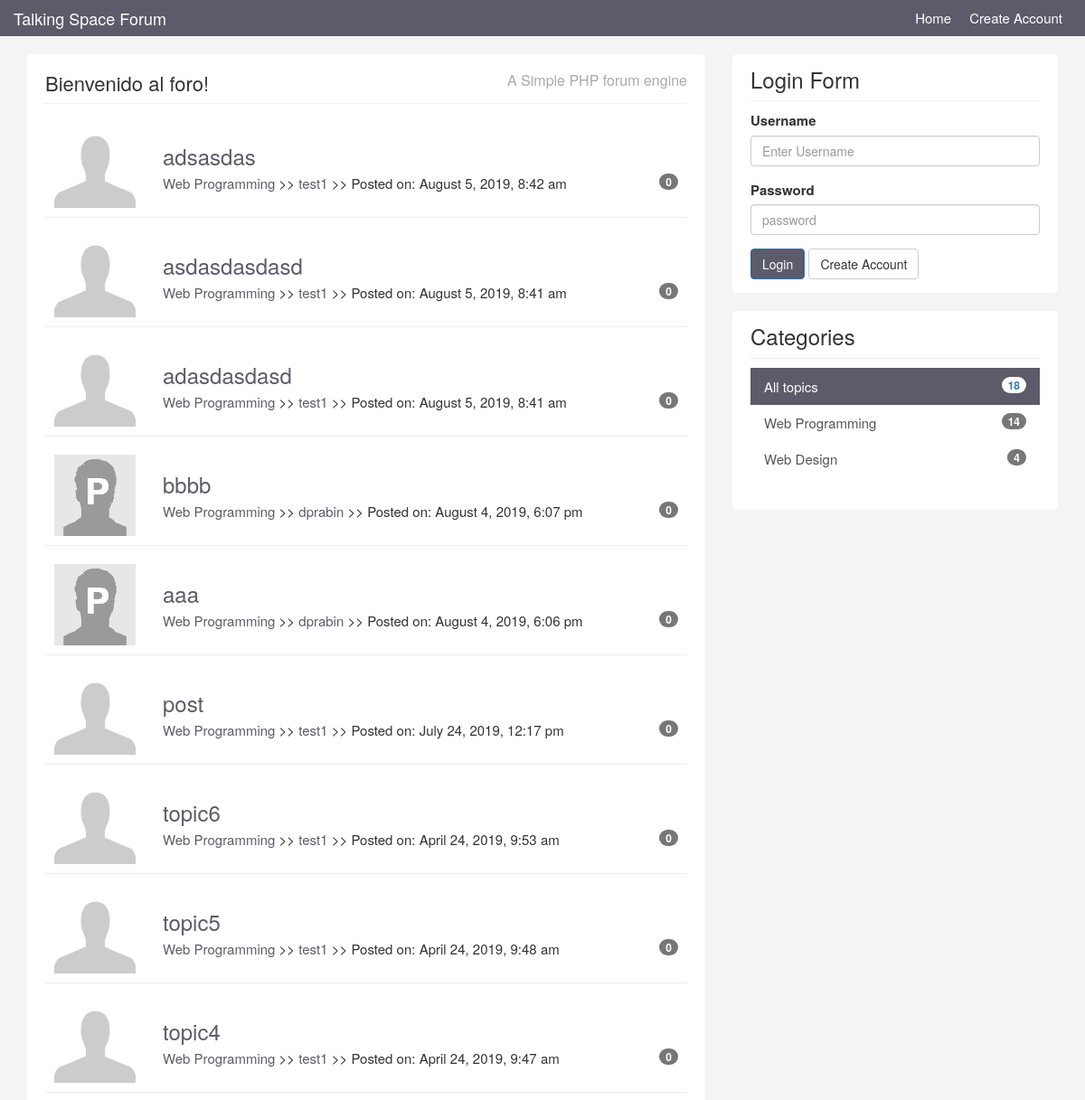
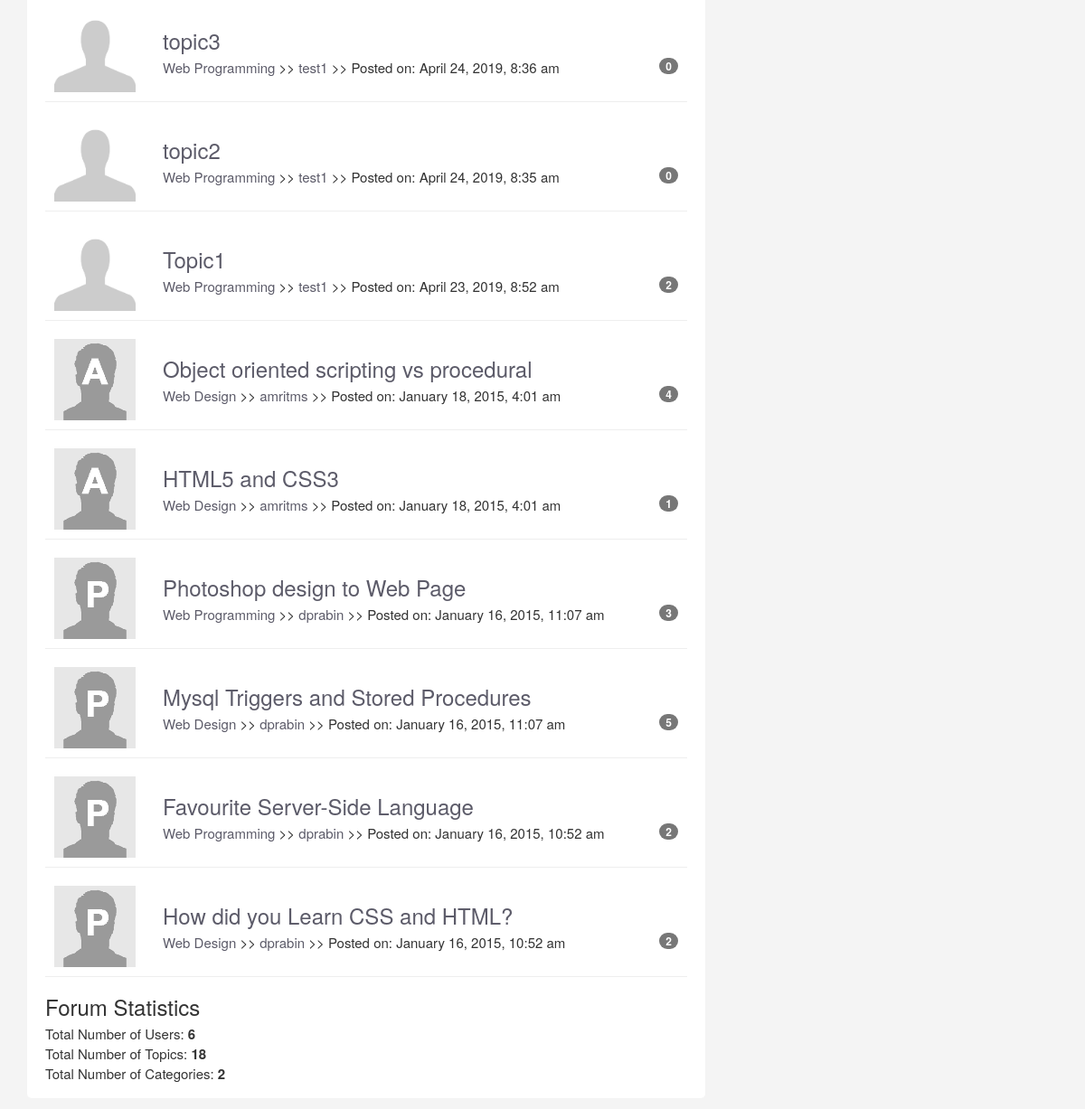
The page / on the database its author committed (2 pictures, top to bottom).
### tables this page shows
CREATE TABLE `topics` (
  `id` int(11) NOT NULL AUTO_INCREMENT,
  `category_id` int(11) NOT NULL,
  `user_id` int(11) NOT NULL,
  `title` varchar(200) NOT NULL,
  `body` text NOT NULL,
  `last_activity` datetime NOT NULL,
  `create_date` timestamp NOT NULL DEFAULT CURRENT_TIMESTAMP,
  PRIMARY KEY (`id`)
);

CREATE TABLE `users` (
  `id` int(11) NOT NULL AUTO_INCREMENT,
  `name` varchar(100) NOT NULL,
  `email` varchar(100) NOT NULL,
  `avatar` varchar(100) NOT NULL,
  `username` varchar(20) NOT NULL,
  `password` varchar(64) NOT NULL,
  `about` text NOT NULL,
  `last_activity` datetime NOT NULL,
  `join_date` timestamp NOT NULL DEFAULT CURRENT_TIMESTAMP,
  PRIMARY KEY (`id`)
);

CREATE TABLE `categories` (
  `id` int(11) NOT NULL AUTO_INCREMENT,
  `name` varchar(255) NOT NULL,
  `description` text NOT NULL,
  PRIMARY KEY (`id`)
);

### htdocs/libraries/Template.php (called while the page is built, shortened)
<?php
class Template {
    protected $template;
    public function __construct($template){
        $this->template = $template;
    }
    public function __toString(){
        include basename($this->template);
        return ob_get_clean();
    }
}

### htdocs/helpers/system_helper.php (called while the page is built, shortened)
<?php
function isLoggedIn(){
    if(isset($_SESSION['is_logged_in'])){
        return true;
    } else {
        return false;
    }
}
?>

### htdocs/libraries/Database.php (called while the page is built, shortened)
<?php
class Database{
    private $host = DB_HOST;
    private $user = DB_USER;
    private $pass = DB_PASS;
    private $dbname = DB_NAME;
    private $dbh;
    private $stmt;
    public function __construct(){
        $dsn = 'mysql:host=' . $this->host . ';dbname=' . $this->dbname;
        $options = array(
            PDO::ATTR_PERSISTENT => true,
            PDO::ATTR_ERRMODE => PDO::ERRMODE_EXCEPTION
        );
        try {
            $this->dbh = new PDO($dsn, $this->user, $this->pass, $options);
        }catch (PDOException $e) {
            $this->error = $e->getMessage();
        }
    }
    public function query($query){
        $this->stmt = $this->dbh->prepare($query);
    }
    public function bind($param, $value, $type = null){
        if (is_null($type)) {
            switch (true) {
                default:
                    $type = PDO::PARAM_STR;
            }
        }
        $this->stmt->bindValue($param, $value, $type);
    }
    public function execute(){
        return $this->stmt->execute();
    }
    public function resultset(){
        $this->execute();
        return $this->stmt->fetchAll(PDO::FETCH_ASSOC);
    }
    public function rowCount(){
        return $this->stmt->rowCount();
    }
}
?>

### htdocs/helpers/db_helper.php (called while the page is built, shortened)
<?php
    function replyCount($topic_id){
        $db = new Database;
        $db->query('select * from replies where topic_id = :topic_id');
        $db->bind(':topic_id',$topic_id);
        $rows = $db->resultset();
        return $db->rowCount();
    }
    function getCategories(){
        $db=new Database;
        $db->query('select * from categories');
        $results = $db->resultset();
        return $results;
    }
    function postCountByCategory($category_id){
        $db = new Database;
        $db->query('select * from topics where category_id = :category_id');
        $db->bind(':category_id',$category_id);
        $result = $db->resultset();
        $category_count = $db->rowCount();
        return $category_count;
    }
    function totalPostCount(){
        $db = new Database;
        $db->query('select * from topics where 1');
        $result = $db->resultset();
        $count = $db->rowCount();
        return $count;
    }
?>

### htdocs/libraries/Topic.php (called while the page is built, shortened)
<?php
class Topic {
    private $db;
    public function __construct(){
        $this->db = new Database;
    }
    public function getAllTopics(){
        $this->db->query("select topics.*, users.username, users.avatar, categories.name from topics inner join users on topics.user_id = users.id inner join categories on topics.category_id = categories.id order by create_date desc");
        $results = $this->db->resultset();
        return $results;
    }
    public function getTotalTopics(){
        $this->db->query('select * from topics');
        return $this->db->rowCount();
    }
    public function getTotalCategories(){
        $this->db->query('select * from categories');
        $rows = $this->db->resultset();
        return $this->db->rowCount();
    }
}

### htdocs/helpers/format_helper.php (called while the page is built)
<?php
function urlFormat($str){
    $str = preg_replace('/\s*/','', $str);
    $str = strtolower($str);
    $str = urlencode ($str);
    return $str;
}
function formatDate($date) {
    $date = date("F j, Y, g:i a",strtotime($date));
    return $date;
}
function is_active($category){
    if(isset($_GET['category'])){
        if($_GET['category'] == $category){
            return 'active';
        } else {
            return '';
        }
    } else {
        if($category == null){
        return 'active';
        }
    }
}
?>

### htdocs/templates/frontpage.php (the view)
<?php include('includes/header.php'); ?>
<?php if($topics) : ?>
    <ul id="topics">
        <?php foreach ($topics as $topic) : ?>
            <li class="topic">
            <div class="row">
            <div class="col-md-2">
                <img class="avatar pull-left" src="images/avatars/<?php echo $topic['avatar']; ?>">
            </div>
            <div class="col-md-10">
                <div class="topic-content pull-right">
                    <h3><a href="topic.php?id=<?php echo $topic['id']; ?>"><?php echo $topic['title']; ?></a></h3>
                    <div class="topic-info">
                        <a href="topics.php?category=<?php echo urlFormat($topic['category_id']); ?>"><?php echo $topic['name']; ?></a> >>
                        <a href="topics.php?user=<?php echo urlFormat($topic['user_id']); ?>"><?php echo $topic['username']; ?></a> >>
                        Posted on: <?php echo formatDate($topic['create_date']); ?>
                    <span class="badge pull-right"><?php echo replyCount($topic['id']); ?></span>
                    </div>
                </div>
            </div>
            </div>
            </li>
    <?php endforeach; ?>
    </ul>
<?php else : ?>
    <p>No Topics to Display.</p>
<?php endif; ?>
<h3>Forum Statistics</h3>
<ul>
    <li>Total Number of Users: <strong><?php echo $totalUsers; ?></strong></li>
    <li>Total Number of Topics: <strong><?php echo $totalTopics; ?></strong></li>
    <li>Total Number of Categories: <strong><?php echo $totalCategories; ?></strong></li>
</ul>
<?php include('includes/footer.php'); ?>

### htdocs/index.php (shortened to what this page needs)
<?php
$topic = new Topic;
$user = new User;
$template = new Template('templates/frontpage.php');
$template->topics = $topic->getAllTopics();
$template->totalTopics = $topic->getTotalTopics();
$template->totalCategories = $topic->getTotalCategories();
$template->totalUsers = $user->getTotalUsers();
echo $template;
?>

### htdocs/templates/includes/header.php (shortened to what this page needs)
<!DOCTYPE html>
<html lang="en">
  <head>
    <link href="<?php echo BASE_URI; ?>templates/css/bootstrap.css" rel="stylesheet">
    <link href="<?php echo BASE_URI; ?>templates/css/custom.css" rel="stylesheet">
    <?php
      if (!isset($title)){
        $title = SITE_TITLE;
      }
      ?>
  </head>
  <body>
    <nav class="navbar navbar-inverse navbar-fixed-top">
      <div class="container">
        <div class="navbar-header">
          <a class="navbar-brand" href="index.php">Talking Space Forum</a>
        </div>
        <div id="navbar" class="collapse navbar-collapse">
          <ul class="nav navbar-nav navbar-right">
            <li class="active"><a href="index.php">Home</a></li>
            <?php if(!isLoggedIn()) : ?>
                <li><a href="register.php">Create Account</a></li>
            <?php endif; ?>
          </ul>
        </div>
      </div>
    </nav>
    <div class="container">
        <div class="row">
            <div class="col-md-8">
                <div class="main-col">
                    <div class="block">
                    <h1 class="pull-left"><?php echo $title; ?></h1>
                    <h4 class="pull-right">A Simple PHP forum engine</h4>
                        <div class="clearfix"></div>
                        <hr />

### htdocs/templates/includes/footer.php
                    </div>
                </div>
            </div>
            <div class="col-md-4">
                <div class="sidebar">
                    <div class="block">
                        <h3>Login Form</h3>
                        <?php if(isLoggedIn()) : ?>
                            <div class="userdata">
                                Logged in as <?php echo getUser()['name']; ?>
                            </div>
                            <br />
                            <form role="form" method="post" action="logout.php">
                                <input type="submit" name="do_logout" class="btn btn-default" value="Log Out" />
                            </form>
                        <?php else : ?>
                            <form role="form" method="post" action="login.php">
                                <div class="form-group">
                                    <label>Username</label>
                                    <input name="username" type="text" class="form-control" placeholder="Enter Username" />
                                </div>
                                <div class="form-group">
                                    <label>Password</label>
                                    <input name="password" type="password" class="form-control" placeholder="password" />
                                </div>
                                <button name="do_login" type="submit" class="btn btn-primary">Login</button> <a class="btn btn-default" href="register.html">Create Account</a>
                            </form>
                        <?php endif; ?>
                    </div>
                    <div class="block">
                        <h3>Categories</h3>
                        <div class="list-group">
                            <a href="topics.php" class="list-group-item <?php echo is_active(null); ?>">All topics <span class="badge pull-right"><?php echo totalPostCount() ;?></span></a>
                            <?php foreach(getCategories() as $category) : ?>
                                <a href="topics.php?category=<?php echo $category['id']; ?>" class="list-group-item <?php echo is_active($category['id']); ?>">
                                    <?php echo $category['name']; ?>
                                    <span class="badge pull-right">
                                        <?php echo postCountByCategory($category['id']) ;?>
                                    </span>
                            </a>
                            <?php endforeach; ?>
                        </div>
                    </div>
                </div>
            </div>
        </div>
    </div>
  </body>
</html>

### htdocs/templates/css/custom.css (style rules this page uses)
body { padding-top:60px; background: #f4f4f4; font-size: 15px; }
a { color:#5c5b69; }
ul { padding: 0; margin:0; list-style: none; }
hr { margin:10px 0 15px 0; }
h3 { margin-bottom: 5px; }
.navbar { height: 40px !important; background: #5c5b69; border: 0; margin-bottom: 30px; }
.navbar-inverse .navbar-nav > li > a, .navbar-inverse .navbar-brand { color:#fff !important; }
.navbar a:hover, .navbar li.active a { background: none !important; }
.navbar-brand { padding: 10px 0 0 0; color:#fff; }
.navbar-nav > li > a { padding:10px 10px 0 10px; }
.block { background: #fff; border-radius: 5px; padding: 15px 20px; margin-bottom:20px; }
.main-col { overflow: auto; }
.main-col h1 { font-size:22px; margin: 5px 0 0 0; padding: 0; }
.main-col h4 { font-size:16px; margin: 5px 0 0 0; padding: 0; color: #aaa; }
.sidebar .block h3 { margin: 0 0 10px 0; padding-bottom: 10px; border-bottom: #eee solid 1px; }
.topic { border-bottom: #eee solid 1px; margin-bottom: 10px; padding:10px; }
.topic-content { width:100%; }
img.avatar { width: 100%; }
a.list-group-item.active, a.list-group-item.active:hover, a.list-group-item.active:focus { background: #5c5b69; border-radius: 0; }
.list-group-item { border:0; }
.btn-primary { background:#5c5b69; }

### rows shown on the page
topics: user.avatar (placeholder picture), title "adsasdas", category.name "Web Programming", user.username "test1", create_date "August 5, 2019, 8:42 am", id "0"
topics: user.avatar (placeholder picture), title "asdasdasdasd", category.name "Web Programming", user.username "test1", create_date "August 5, 2019, 8:41 am", id "0"
topics: user.avatar (placeholder picture), title "adasdasdasd", category.name "Web Programming", user.username "test1", create_date "August 5, 2019, 8:41 am", id "0"
topics: user.avatar (picture), title "bbbb", category.name "Web Programming", user.username "dprabin", create_date "August 4, 2019, 6:07 pm", id "0"
topics: user.avatar (picture), title "aaa", category.name "Web Programming", user.username "dprabin", create_date "August 4, 2019, 6:06 pm", id "0"
topics: user.avatar (placeholder picture), title "post", category.name "Web Programming", user.username "test1", create_date "July 24, 2019, 12:17 pm", id "0"
topics: user.avatar (placeholder picture), title "topic6", category.name "Web Programming", user.username "test1", create_date "April 24, 2019, 9:53 am", id "0"
topics: user.avatar (placeholder picture), title "topic5", category.name "Web Programming", user.username "test1", create_date "April 24, 2019, 9:48 am", id "0"
topics: user.avatar (placeholder picture), title "topic4", category.name "Web Programming", user.username "test1", create_date "April 24, 2019, 9:47 am", id "0"
topics: user.avatar (placeholder picture), title "topic3", category.name "Web Programming", user.username "test1", create_date "April 24, 2019, 8:36 am", id "0"
topics: user.avatar (placeholder picture), title "topic2", category.name "Web Programming", user.username "test1", create_date "April 24, 2019, 8:35 am", id "0"
topics: user.avatar (placeholder picture), title "Topic1", category.name "Web Programming", user.username "test1", create_date "April 23, 2019, 8:52 am", id "2"
topics: user.avatar (picture), title "Object oriented scripting vs procedural", category.name "Web Design", user.username "amritms", create_date "January 18, 2015, 4:01 am", id "4"
topics: user.avatar (picture), title "HTML5 and CSS3", category.name "Web Design", user.username "amritms", create_date "January 18, 2015, 4:01 am", id "1"
topics: user.avatar (picture), title "Photoshop design to Web Page", category.name "Web Programming", user.username "dprabin", create_date "January 16, 2015, 11:07 am", id "3"
topics: user.avatar (picture), title "Mysql Triggers and Stored Procedures", category.name "Web Design", user.username "dprabin", create_date "January 16, 2015, 11:07 am", id "5"
topics: user.avatar (picture), title "Favourite Server-Side Language", category.name "Web Programming", user.username "dprabin", create_date "January 16, 2015, 10:52 am", id "2"
topics: user.avatar (picture), title "How did you Learn CSS and HTML?", category.name "Web Design", user.username "dprabin", create_date "January 16, 2015, 10:52 am", id "2"
categories: name "Web Programming", id "14"
categories: name "Web Design", id "4"

### other values the page prints
$title "Bienvenido al foro!"
$totalUsers "6"
$totalTopics "18"
$totalCategories "2"
totalPostCount() "18"
